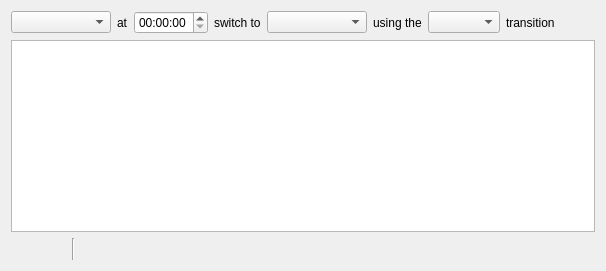
     <widget class="QWidget" name="timeTab">
      <attribute name="title">
       <string notr="true">Time</string>
      </attribute>
      <layout class="QVBoxLayout" name="verticalLayout_6">
       <item>
        <layout class="QHBoxLayout" name="horizontalLayout_42">
         <item>
          <widget class="QComboBox" name="timeTrigger">
           <property name="minimumSize">
            <size>
             <width>100</width>
             <height>0</height>
            </size>
           </property>
          </widget>
         </item>
         <item>
          <widget class="QLabel" name="label_55">
           <property name="text">
            <string>at</string>
           </property>
          </widget>
         </item>
         <item>
          <widget class="QTimeEdit" name="timeEdit">
           <property name="displayFormat">
            <string>HH:mm:ss</string>
           </property>
          </widget>
         </item>
         <item>
          <widget class="QLabel" name="label_59">
           <property name="text">
            <string>switch to</string>
           </property>
          </widget>
         </item>
         <item>
          <widget class="QComboBox" name="timeScenes">
           <property name="minimumSize">
            <size>
             <width>100</width>
             <height>0</height>
            </size>
           </property>
          </widget>
         </item>
         <item>
          <widget class="QLabel" name="label_60">
           <property name="text">
            <string>using the</string>
           </property>
          </widget>
         </item>
         <item>
          <widget class="QComboBox" name="timeTransitions"/>
         </item>
         <item>
          <widget class="QLabel" name="label_61">
           <property name="text">
            <string>transition</string>
           </property>
          </widget>
         </item>
         <item>
          <spacer name="horizontalSpacer_40">
           <property name="orientation">
            <enum>Qt::Horizontal</enum>
           </property>
           <property name="sizeHint" stdset="0">
            <size>
             <width>40</width>
             <height>20</height>
            </size>
           </property>
          </spacer>
         </item>
        </layout>
       </item>
       <item>
        <widget class="QListWidget" name="timeSwitches">
         <property name="enabled">
          <bool>true</bool>
         </property>
         <property name="sortingEnabled">
          <bool>false</bool>
         </property>
        </widget>
       </item>
       <item>
        <layout class="QHBoxLayout" name="horizontalLayout_51">
         <item>
          <widget class="QPushButton" name="timeAdd">
           <property name="maximumSize">
            <size>
             <width>22</width>
             <height>22</height>
            </size>
           </property>
           <property name="flat">
            <bool>true</bool>
           </property>
           <property name="themeID" stdset="0">
            <string notr="true">addIconSmall</string>
           </property>
          </widget>
         </item>
         <item>
          <widget class="QPushButton" name="timeRemove">
           <property name="maximumSize">
            <size>
             <width>22</width>
             <height>22</height>
            </size>
           </property>
           <property name="flat">
            <bool>true</bool>
           </property>
           <property name="themeID" stdset="0">
            <string notr="true">removeIconSmall</string>
           </property>
          </widget>
         </item>
         <item>
          <spacer name="horizontalSpacer_110">
           <property name="orientation">
            <enum>Qt::Horizontal</enum>
           </property>
           <property name="sizeType">
            <enum>QSizePolicy::Fixed</enum>
           </property>
           <property name="sizeHint" stdset="0">
            <size>
             <width>5</width>
             <height>20</height>
            </size>
           </property>
          </spacer>
         </item>
         <item>
          <widget class="Line" name="line_36">
           <property name="orientation">
            <enum>Qt::Vertical</enum>
           </property>
          </widget>
         </item>
         <item>
          <spacer name="horizontalSpacer_111">
           <property name="orientation">
            <enum>Qt::Horizontal</enum>
           </property>
           <property name="sizeType">
            <enum>QSizePolicy::Fixed</enum>
           </property>
           <property name="sizeHint" stdset="0">
            <size>
             <width>5</width>
             <height>20</height>
            </size>
           </property>
          </spacer>
         </item>
         <item>
          <widget class="QPushButton" name="timeUp">
           <property name="maximumSize">
            <size>
             <width>22</width>
             <height>22</height>
            </size>
           </property>
           <property name="text">
            <string/>
           </property>
           <property name="icon">
            <iconset>
             <normaloff>../../../forms/images/up.svg</normaloff>../../../forms/images/up.svg</iconset>
           </property>
           <property name="flat">
            <bool>true</bool>
           </property>
           <property name="themeID" stdset="0">
            <string>upArrowIconSmall</string>
           </property>
          </widget>
         </item>
         <item>
          <widget class="QPushButton" name="timeDown">
           <property name="maximumSize">
            <size>
             <width>22</width>
             <height>22</height>
            </size>
           </property>
           <property name="text">
            <string/>
           </property>
           <property name="icon">
            <iconset>
             <normaloff>../../../forms/images/down.svg</normaloff>../../../forms/images/down.svg</iconset>
           </property>
           <property name="flat">
            <bool>true</bool>
           </property>
           <property name="themeID" stdset="0">
            <string>downArrowIconSmall</string>
           </property>
          </widget>
         </item>
         <item>
          <spacer name="horizontalSpacer_39">
           <property name="orientation">
            <enum>Qt::Horizontal</enum>
           </property>
           <property name="sizeHint" stdset="0">
            <size>
             <width>40</width>
             <height>20</height>
            </size>
           </property>
          </spacer>
         </item>
        </layout>
       </item>
      </layout>
     </widget>
